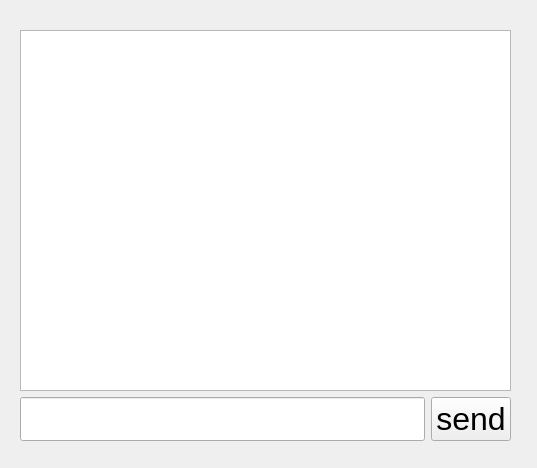
<?xml version="1.0" encoding="UTF-8"?>
<ui version="4.0">
 <class>PrivateChat</class>
 <widget class="QWidget" name="PrivateChat">
  <property name="geometry">
   <rect>
    <x>0</x>
    <y>0</y>
    <width>537</width>
    <height>468</height>
   </rect>
  </property>
  <property name="windowTitle">
   <string>Form</string>
  </property>
  <widget class="QWidget" name="">
   <property name="geometry">
    <rect>
     <x>20</x>
     <y>30</y>
     <width>491</width>
     <height>411</height>
    </rect>
   </property>
   <layout class="QVBoxLayout" name="verticalLayout">
    <item>
     <widget class="QTextEdit" name="showMsg_te">
      <property name="font">
       <font>
        <pointsize>24</pointsize>
       </font>
      </property>
     </widget>
    </item>
    <item>
     <layout class="QHBoxLayout" name="horizontalLayout">
      <item>
       <widget class="QLineEdit" name="inputMsg_le">
        <property name="font">
         <font>
          <pointsize>24</pointsize>
         </font>
        </property>
       </widget>
      </item>
      <item>
       <widget class="QPushButton" name="sendMsg_pb">
        <property name="font">
         <font>
          <pointsize>24</pointsize>
         </font>
        </property>
        <property name="text">
         <string>send</string>
        </property>
       </widget>
      </item>
     </layout>
    </item>
   </layout>
  </widget>
 </widget>
 <resources/>
 <connections/>
</ui>
